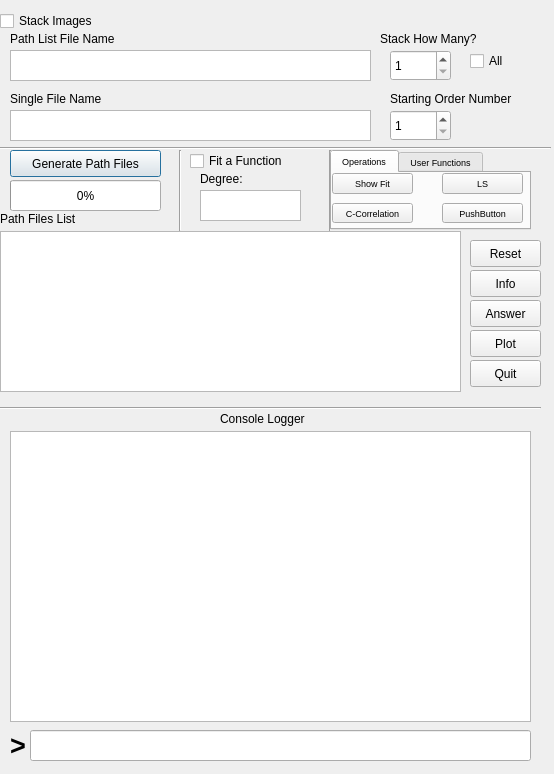
<?xml version="1.0" encoding="UTF-8"?>
<ui version="4.0">
 <class>Header</class>
 <widget class="QDialog" name="Header">
  <property name="geometry">
   <rect>
    <x>0</x>
    <y>0</y>
    <width>554</width>
    <height>774</height>
   </rect>
  </property>
  <property name="windowTitle">
   <string>Basic Spectral Plotter</string>
  </property>
  <widget class="QCheckBox" name="stackIm">
   <property name="geometry">
    <rect>
     <x>0</x>
     <y>10</y>
     <width>111</width>
     <height>22</height>
    </rect>
   </property>
   <property name="text">
    <string>Stack Images</string>
   </property>
  </widget>
  <widget class="QTextEdit" name="pathListInput">
   <property name="geometry">
    <rect>
     <x>10</x>
     <y>50</y>
     <width>361</width>
     <height>31</height>
    </rect>
   </property>
  </widget>
  <widget class="QLabel" name="pathListLabel">
   <property name="geometry">
    <rect>
     <x>10</x>
     <y>30</y>
     <width>161</width>
     <height>17</height>
    </rect>
   </property>
   <property name="text">
    <string>Path List File Name</string>
   </property>
  </widget>
  <widget class="QLabel" name="singleFileLabel">
   <property name="geometry">
    <rect>
     <x>10</x>
     <y>90</y>
     <width>121</width>
     <height>17</height>
    </rect>
   </property>
   <property name="text">
    <string>Single File Name</string>
   </property>
  </widget>
  <widget class="QTextEdit" name="singleFileInput">
   <property name="geometry">
    <rect>
     <x>10</x>
     <y>110</y>
     <width>361</width>
     <height>31</height>
    </rect>
   </property>
  </widget>
  <widget class="QSpinBox" name="numStack">
   <property name="geometry">
    <rect>
     <x>390</x>
     <y>50</y>
     <width>61</width>
     <height>31</height>
    </rect>
   </property>
   <property name="minimum">
    <number>1</number>
   </property>
  </widget>
  <widget class="QCheckBox" name="allStack">
   <property name="geometry">
    <rect>
     <x>470</x>
     <y>50</y>
     <width>51</width>
     <height>22</height>
    </rect>
   </property>
   <property name="text">
    <string>All</string>
   </property>
  </widget>
  <widget class="QPushButton" name="generatePathFiles">
   <property name="geometry">
    <rect>
     <x>10</x>
     <y>150</y>
     <width>151</width>
     <height>27</height>
    </rect>
   </property>
   <property name="text">
    <string>Generate Path Files</string>
   </property>
  </widget>
  <widget class="QPushButton" name="quitBut">
   <property name="geometry">
    <rect>
     <x>470</x>
     <y>360</y>
     <width>71</width>
     <height>27</height>
    </rect>
   </property>
   <property name="text">
    <string>Quit</string>
   </property>
  </widget>
  <widget class="QPushButton" name="plotBut">
   <property name="geometry">
    <rect>
     <x>470</x>
     <y>330</y>
     <width>71</width>
     <height>27</height>
    </rect>
   </property>
   <property name="text">
    <string>Plot</string>
   </property>
  </widget>
  <widget class="QSpinBox" name="startOrd">
   <property name="geometry">
    <rect>
     <x>390</x>
     <y>110</y>
     <width>61</width>
     <height>31</height>
    </rect>
   </property>
   <property name="minimum">
    <number>1</number>
   </property>
   <property name="maximum">
    <number>62</number>
   </property>
  </widget>
  <widget class="QLabel" name="label_4">
   <property name="geometry">
    <rect>
     <x>390</x>
     <y>90</y>
     <width>161</width>
     <height>17</height>
    </rect>
   </property>
   <property name="text">
    <string>Starting Order Number</string>
   </property>
  </widget>
  <widget class="QLabel" name="StackNumberLabel">
   <property name="geometry">
    <rect>
     <x>380</x>
     <y>30</y>
     <width>161</width>
     <height>17</height>
    </rect>
   </property>
   <property name="text">
    <string>Stack How Many?</string>
   </property>
  </widget>
  <widget class="QProgressBar" name="PathFileProgress">
   <property name="geometry">
    <rect>
     <x>10</x>
     <y>180</y>
     <width>151</width>
     <height>31</height>
    </rect>
   </property>
   <property name="value">
    <number>0</number>
   </property>
  </widget>
  <widget class="QListWidget" name="listWidget">
   <property name="geometry">
    <rect>
     <x>0</x>
     <y>231</y>
     <width>461</width>
     <height>161</height>
    </rect>
   </property>
  </widget>
  <widget class="QLabel" name="label">
   <property name="geometry">
    <rect>
     <x>0</x>
     <y>210</y>
     <width>91</width>
     <height>17</height>
    </rect>
   </property>
   <property name="text">
    <string>Path Files List</string>
   </property>
  </widget>
  <widget class="QCheckBox" name="FunctionFit">
   <property name="geometry">
    <rect>
     <x>190</x>
     <y>150</y>
     <width>121</width>
     <height>22</height>
    </rect>
   </property>
   <property name="text">
    <string>Fit a Function</string>
   </property>
  </widget>
  <widget class="QPushButton" name="Secret">
   <property name="geometry">
    <rect>
     <x>470</x>
     <y>300</y>
     <width>71</width>
     <height>27</height>
    </rect>
   </property>
   <property name="text">
    <string>Answer</string>
   </property>
  </widget>
  <widget class="Line" name="line">
   <property name="geometry">
    <rect>
     <x>0</x>
     <y>140</y>
     <width>551</width>
     <height>16</height>
    </rect>
   </property>
   <property name="accessibleName">
    <string/>
   </property>
   <property name="orientation">
    <enum>Qt::Horizontal</enum>
   </property>
  </widget>
  <widget class="QTextEdit" name="amplitude">
   <property name="geometry">
    <rect>
     <x>200</x>
     <y>190</y>
     <width>101</width>
     <height>31</height>
    </rect>
   </property>
   <property name="toolTip">
    <string extracomment="Enter the amplitude for the gaussian fit"/>
   </property>
   <property name="statusTip">
    <string extracomment="Amplitude"/>
   </property>
   <property name="whatsThis">
    <string extracomment="Amplitude"/>
   </property>
   <property name="accessibleName">
    <string extracomment="Amplitude"/>
   </property>
   <property name="accessibleDescription">
    <string extracomment="Amplitude"/>
   </property>
   <property name="documentTitle">
    <string extracomment="Amplitude"/>
   </property>
  </widget>
  <widget class="Line" name="line_3">
   <property name="geometry">
    <rect>
     <x>170</x>
     <y>150</y>
     <width>20</width>
     <height>81</height>
    </rect>
   </property>
   <property name="orientation">
    <enum>Qt::Vertical</enum>
   </property>
  </widget>
  <widget class="QPushButton" name="info">
   <property name="geometry">
    <rect>
     <x>470</x>
     <y>270</y>
     <width>71</width>
     <height>27</height>
    </rect>
   </property>
   <property name="text">
    <string>Info</string>
   </property>
  </widget>
  <widget class="QLabel" name="label_2">
   <property name="geometry">
    <rect>
     <x>200</x>
     <y>170</y>
     <width>91</width>
     <height>17</height>
    </rect>
   </property>
   <property name="text">
    <string>Degree:</string>
   </property>
  </widget>
  <widget class="Line" name="line_4">
   <property name="geometry">
    <rect>
     <x>320</x>
     <y>150</y>
     <width>20</width>
     <height>81</height>
    </rect>
   </property>
   <property name="orientation">
    <enum>Qt::Vertical</enum>
   </property>
  </widget>
  <widget class="QPushButton" name="Reset">
   <property name="geometry">
    <rect>
     <x>470</x>
     <y>240</y>
     <width>71</width>
     <height>27</height>
    </rect>
   </property>
   <property name="text">
    <string>Reset</string>
   </property>
  </widget>
  <widget class="Line" name="line_2">
   <property name="geometry">
    <rect>
     <x>-10</x>
     <y>400</y>
     <width>551</width>
     <height>16</height>
    </rect>
   </property>
   <property name="accessibleName">
    <string/>
   </property>
   <property name="orientation">
    <enum>Qt::Horizontal</enum>
   </property>
  </widget>
  <widget class="QTextBrowser" name="consol">
   <property name="geometry">
    <rect>
     <x>10</x>
     <y>431</y>
     <width>521</width>
     <height>291</height>
    </rect>
   </property>
  </widget>
  <widget class="QLabel" name="label_3">
   <property name="geometry">
    <rect>
     <x>220</x>
     <y>410</y>
     <width>111</width>
     <height>17</height>
    </rect>
   </property>
   <property name="text">
    <string>Console Logger</string>
   </property>
  </widget>
  <widget class="QLabel" name="label_5">
   <property name="geometry">
    <rect>
     <x>10</x>
     <y>730</y>
     <width>21</width>
     <height>31</height>
    </rect>
   </property>
   <property name="font">
    <font>
     <pointsize>20</pointsize>
     <weight>75</weight>
     <italic>false</italic>
     <bold>true</bold>
     <underline>false</underline>
    </font>
   </property>
   <property name="text">
    <string>&gt;</string>
   </property>
  </widget>
  <widget class="QLineEdit" name="consolinput">
   <property name="geometry">
    <rect>
     <x>30</x>
     <y>730</y>
     <width>501</width>
     <height>31</height>
    </rect>
   </property>
  </widget>
  <widget class="QTabWidget" name="tabWidget">
   <property name="geometry">
    <rect>
     <x>330</x>
     <y>150</y>
     <width>201</width>
     <height>80</height>
    </rect>
   </property>
   <property name="font">
    <font>
     <pointsize>7</pointsize>
    </font>
   </property>
   <property name="currentIndex">
    <number>0</number>
   </property>
   <widget class="QWidget" name="Operation">
    <attribute name="title">
     <string>Operations</string>
    </attribute>
    <widget class="QPushButton" name="function2">
     <property name="geometry">
      <rect>
       <x>0</x>
       <y>30</y>
       <width>81</width>
       <height>20</height>
      </rect>
     </property>
     <property name="text">
      <string>C-Correlation</string>
     </property>
    </widget>
    <widget class="QPushButton" name="function4">
     <property name="geometry">
      <rect>
       <x>110</x>
       <y>30</y>
       <width>81</width>
       <height>20</height>
      </rect>
     </property>
     <property name="text">
      <string>PushButton</string>
     </property>
    </widget>
    <widget class="QPushButton" name="function1">
     <property name="geometry">
      <rect>
       <x>0</x>
       <y>0</y>
       <width>81</width>
       <height>21</height>
      </rect>
     </property>
     <property name="text">
      <string>Show Fit</string>
     </property>
    </widget>
    <widget class="QPushButton" name="function3">
     <property name="geometry">
      <rect>
       <x>110</x>
       <y>0</y>
       <width>81</width>
       <height>21</height>
      </rect>
     </property>
     <property name="text">
      <string>LS</string>
     </property>
    </widget>
   </widget>
   <widget class="QWidget" name="UserFunctions">
    <attribute name="title">
     <string>User Functions</string>
    </attribute>
    <widget class="QPushButton" name="UserFunction2">
     <property name="geometry">
      <rect>
       <x>10</x>
       <y>30</y>
       <width>71</width>
       <height>20</height>
      </rect>
     </property>
     <property name="text">
      <string>Function 2</string>
     </property>
    </widget>
    <widget class="QPushButton" name="UseFunction1">
     <property name="geometry">
      <rect>
       <x>10</x>
       <y>0</y>
       <width>71</width>
       <height>20</height>
      </rect>
     </property>
     <property name="text">
      <string>Function 1</string>
     </property>
    </widget>
    <widget class="QPushButton" name="UserFuntion3">
     <property name="geometry">
      <rect>
       <x>110</x>
       <y>0</y>
       <width>71</width>
       <height>20</height>
      </rect>
     </property>
     <property name="text">
      <string>Function 3</string>
     </property>
    </widget>
    <widget class="QPushButton" name="userFuntion4">
     <property name="geometry">
      <rect>
       <x>110</x>
       <y>30</y>
       <width>71</width>
       <height>20</height>
      </rect>
     </property>
     <property name="text">
      <string>Function 4</string>
     </property>
    </widget>
   </widget>
  </widget>
 </widget>
 <resources/>
 <connections/>
</ui>
